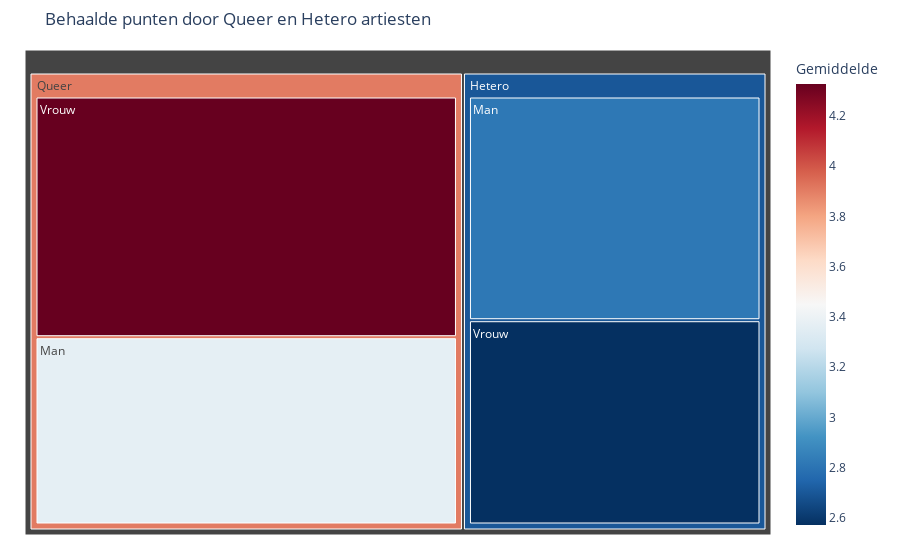

Write notebook code for a chart like this one.
### Markdown cell above
## Niet-culturele factoren
Overige factoren die niets met muziek te maken hebben zijn onder andere queerness van de artiest, of landen in dezelfde semi-final hebben gezeten en de volgorde waarin de liedjes worden gespeeld. Deze zijn onafhankelijk van het land en de cultuur waar de jury vandaan komt.

### Code cell
genders = ['Vrouw', 'Man']
sexualities = eurovision_points_df['Sexuality'].unique().tolist()
mean_values_dictionary = pd.DataFrame(columns=['Gender', 'Sexuality', 'Mean'])

for gender in genders:
    for sexuality in sexualities:
        list_of_points = eurovision_points_df.loc[(eurovision_points_df['Gender'] == gender) & (eurovision_points_df['Sexuality'] == sexuality), 'Points']
        new_row = pd.DataFrame({'Gender':[gender], 'Sexuality':[sexuality], 'Gemiddelde':[list_of_points.mean()]})
        mean_values_dictionary = pd.concat([mean_values_dictionary, new_row], ignore_index=True)

queerness = px.treemap(mean_values_dictionary, path=['Sexuality', 'Gender'], values='Gemiddelde',
                  color='Gemiddelde',
                  color_continuous_scale='RdBu_r')

queerness.update_layout(
    margin=dict(t=50, l=25, r=25, b=25),
    title="Behaalde punten door Queer en Hetero artiesten",
    annotations=[]
)

queerness.show()

### Figure 1 — Plotly figure (JSON) as saved in the notebook; plotly's stock layout.template omitted (floating-point values rounded to 4 significant figures)
{"data": [{"branchvalues": "total", "customdata": [[2.816], [3.367], [2.572], [4.327], [2.699], [3.907]], "domain": {"x": [0, 1], "y": [0, 1]}, "hovertemplate": "labels=%{label}<br>Gemiddelde_sum=%{value}<br>parent=%{parent}<br>id=%{id}<br>Gemiddelde=%{color}<extra></extra>", "ids": ["Hetero/Man", "Queer/Man", "Hetero/Vrouw", "Queer/Vrouw", "Hetero", "Queer"], "labels": ["Man", "Man", "Vrouw", "Vrouw", "Hetero", "Queer"], "marker": {"coloraxis": "coloraxis", "colors": [2.816, 3.367, 2.572, 4.327, 2.699, 3.907]}, "name": "", "parents": ["Hetero", "Queer", "Hetero", "Queer", "", ""], "type": "treemap", "values": [2.816, 3.367, 2.572, 4.327, 5.388, 7.693]}], "layout": {"coloraxis": {"colorbar": {"title": {"text": "Gemiddelde"}}, "colorscale": [[0, "rgb(5,48,97)"], [0.1, "rgb(33,102,172)"], [0.2, "rgb(67,147,195)"], [0.3, "rgb(146,197,222)"], [0.4, "rgb(209,229,240)"], [0.5, "rgb(247,247,247)"], [0.6, "rgb(253,219,199)"], [0.7, "rgb(244,165,130)"], [0.8, "rgb(214,96,77)"], [0.9, "rgb(178,24,43)"], [1, "rgb(103,0,31)"]]}, "legend": {"tracegroupgap": 0}, "margin": {"b": 25, "l": 25, "r": 25, "t": 50}, "title": {"text": "Behaalde punten door Queer en Hetero artiesten"}}}
